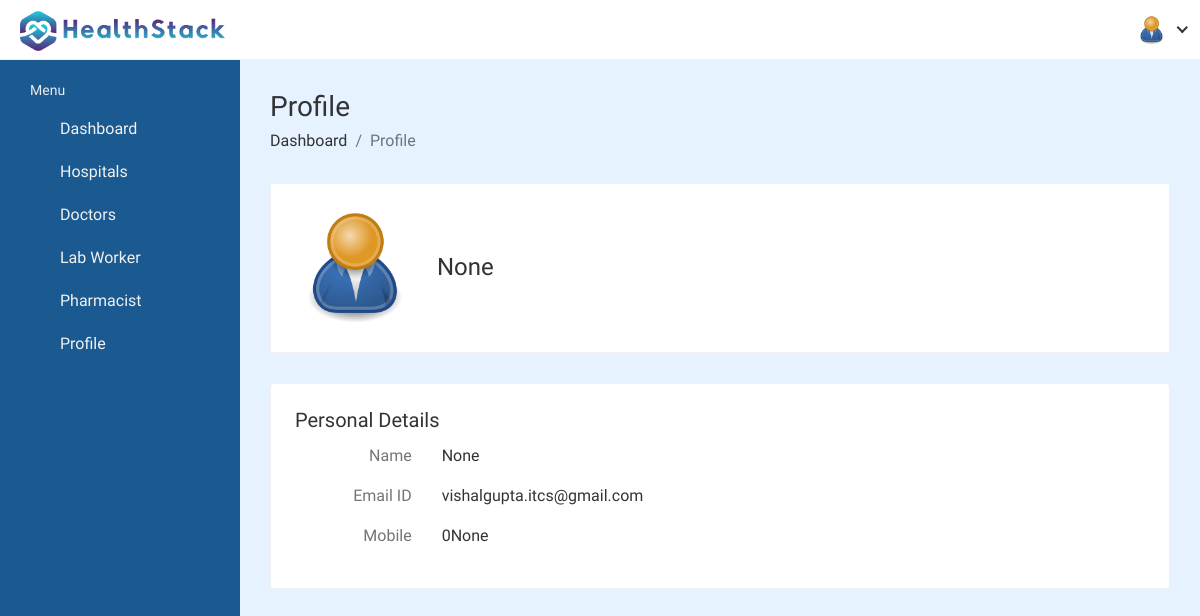
/hospital_admin/hospital-admin-profile/26/ (signed in), run on the app's committed database.
### hospital_admin/models.py (models this page shows, shortened)
class Admin_Information(models.Model):
    ADMIN_TYPE = (
        ('hospital', 'hospital'),
        ('laboratory', 'laboratory'),
        ('pharmacy', 'pharmacy'),
    )
    admin_id = models.AutoField(primary_key=True, editable=False)
    user = models.OneToOneField(User, on_delete=models.CASCADE, null=True, blank=True, related_name='hospital_admin')
    username = models.CharField(null=True, blank=True, max_length=200)
    name = models.CharField(max_length=200, null=True, blank=True)
    featured_image = models.ImageField(upload_to='admin/', default='admin/user-default.png', null=True, blank=True)
    phone_number = models.IntegerField(null=True, blank=True)
    email = models.CharField(max_length=200, null=True, blank=True)
    role = models.CharField(max_length=200, choices=ADMIN_TYPE, null=True, blank=True)
    hospital = models.ForeignKey(Hospital_Information, on_delete=models.SET_NULL, null=True, blank=True)

### hospital_admin/views.py (the view, shortened to what this page needs)
# urls.py: path('hospital-admin-profile/<int:pk>/', views.hospital_admin_profile,name='hospital-admin-profile'),
@csrf_exempt
@login_required(login_url='admin_login')
def hospital_admin_profile(request, pk):
    admin = Admin_Information.objects.get(user_id=pk)
    form = AdminForm(instance=admin)
    context = {'admin': admin, 'form': form}
    return render(request, 'hospital_admin/hospital-admin-profile.html', context)

### templates/hospital_admin/hospital-admin-profile.html (shortened to what this page needs)
{%load static%}
<!DOCTYPE html>
<html lang="en">
<head>
        <link rel="stylesheet" href="{% static 'HealthStack-System/css/admin/bootstrap.min.css'%}">
        <link rel="stylesheet" href="{% static 'HealthStack-System/css/admin/font-awesome.min.css'%}">
        <link rel="stylesheet" href="{% static 'HealthStack-System/admin_assets/css/feathericon.min.css'%}">
        <link rel="stylesheet" href="{% static 'HealthStack-System/css/admin/style.css'%}">
    </head>
    <body>
        <div class="main-wrapper">
			<header class="header">{% include 'hospital_admin/hospital-admin-navbar.html' %}</header>
			<aside class="sidebar" id="sidebar">
				{% include 'hospital_admin/hospital-admin-sidebar.html' %} </aside>
            <div class="page-wrapper">
                <div class="content container-fluid">
					<div class="page-header">
						<div class="row">
							<div class="col">
								<h3 class="page-title">Profile</h3>
								<ul class="breadcrumb">
									<li class="breadcrumb-item"><a href="index.html">Dashboard</a></li>
									<li class="breadcrumb-item active">Profile</li>
								</ul>
							</div>
						</div>
					</div>
					<div class="row">
						<div class="col-md-12">
							<div class="profile-header">
								<div class="row align-items-center">
									<div class="col-auto profile-image">
										<a href="#">
											<img class="rounded-circle" alt="User Image" src="{{ admin.featured_image.url }}">
										</a>
									</div>
									<div class="col ml-md-n2 profile-user-info">
										<h4 class="user-name mb-0">{{ admin.name }}</h4>
									</div>
								</div>
							</div>
							<div class="tab-content profile-tab-cont">
								<div class="tab-pane fade show active" id="per_details_tab">
									<div class="row">
										<div class="col-lg-12">
											<div class="card">
												<div class="card-body">
													<h5 class="card-title d-flex justify-content-between">
														<span>Personal Details</span>
													</h5>
													<div class="row">
														<p class="col-sm-2 text-muted text-sm-right mb-0 mb-sm-3">Name</p>
														<p class="col-sm-10">{{ admin.name }}</p>
													</div>
													<div class="row">
														<p class="col-sm-2 text-muted text-sm-right mb-0 mb-sm-3">Email ID</p>
														<p class="col-sm-10">{{ admin.email}}</p>
													</div>
													<div class="row">
														<p class="col-sm-2 text-muted text-sm-right mb-0 mb-sm-3">Mobile</p>
														<p class="col-sm-10">0{{ admin.phone_number }}</p>
													</div>
												</div>
											</div>
										</div>
									</div>
								</div>
							</div>
						</div>
					</div>
				</div>
			</div>
        </div>
    </body>
</html>

### templates/hospital_admin/hospital-admin-navbar.html (shortened to what this page needs)
{% load static %}
    <div class="header-left">
        <a href="{% url 'admin-dashboard' %}" class="logo">
            <img src="{% static 'HealthStack-System/images/Normal/logo.jpg' %}" alt="Logo">
        </a>
    </div>
    <a href="javascript:void(0);" id="toggle_btn">
        <i class="fe fe-text-align-left"></i>
    </a>
    <ul class="nav user-menu">
        <li class="nav-item dropdown has-arrow">
            <a href="#" class="dropdown-toggle nav-link" data-toggle="dropdown">
                <span class="user-img"><img class="rounded-circle" src="{{admin.featured_image.url}}" width="31" alt="{{admin.name}}"></span>
            </a>
        </li>
    </ul>

### data on the page
Admin_Information: featured_image (placeholder picture), name "None", email "vishalgupta.itcs@gmail.com", phone_number "None"
